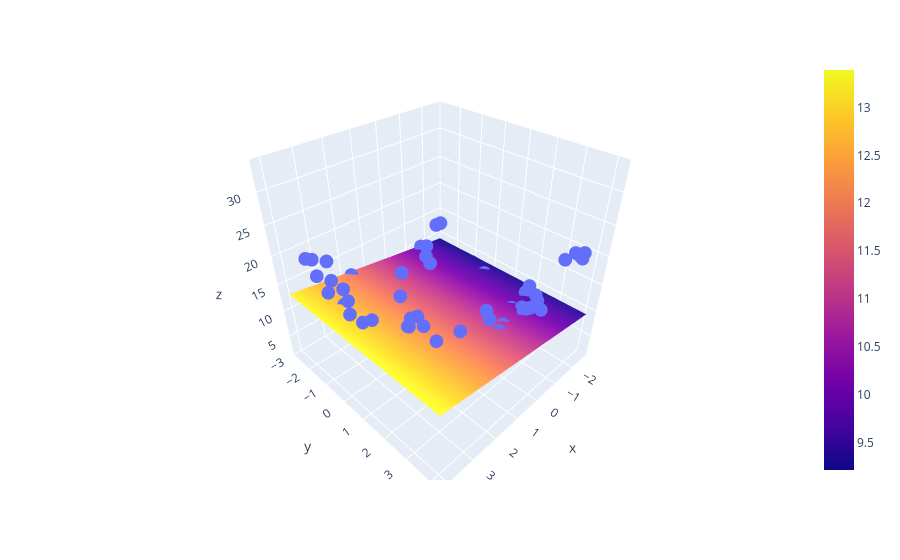

The code cell stored with this chart in its notebook:
### Code cell
lr = LinearRegression()
lr.fit(np.array([x,y]).reshape(100,2),z)

x_input = np.linspace(x.min(), x.max(), 10)
y_input = np.linspace(y.min(), y.max(), 10)
xGrid, yGrid = np.meshgrid(x_input,y_input)

final = np.vstack((xGrid.ravel().reshape(1,100),yGrid.ravel().reshape(1,100))).T

z_final = lr.predict(final).reshape(10,10)


fig = px.scatter_3d(df, x=x.ravel(), y=y.ravel(), z=z.ravel())

fig.add_trace(go.Surface(x = x_input, y = y_input, z =z_final ))

fig.show()
